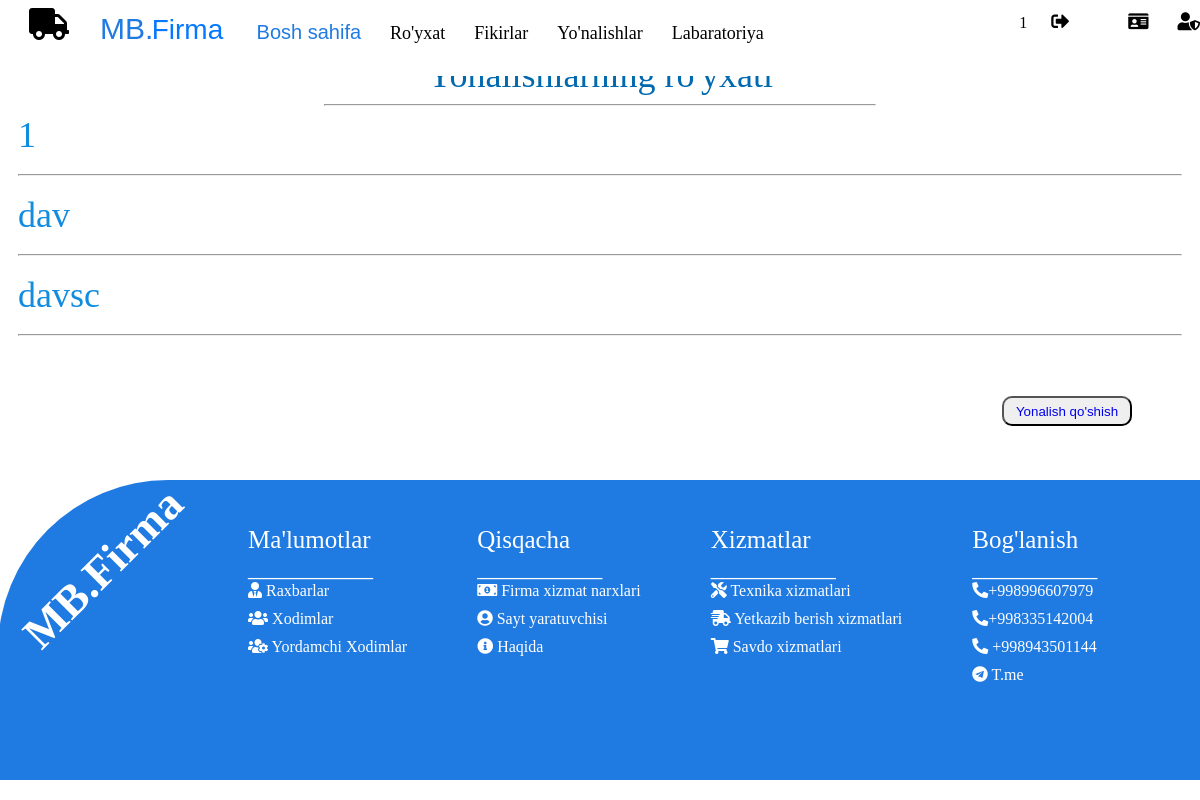
The app's page /yonalish/ (signed in) with its own data.
### driver/models.py (models this page shows, shortened)
class User(AbstractUser):
    is_organisor = models.BooleanField(default=True)
    is_agent = models.BooleanField(default=False)
    is_editor = models.BooleanField(default=False)

class Yonalish(models.Model):
    user = models.OneToOneField(User,on_delete=models.CASCADE)
    organisation = models.ForeignKey(UserProfile,on_delete=models.CASCADE)

### yonalish/views.py (the view)
# urls.py: path('', YonalishListView.as_view(), name = 'yonalish-list'),
class YonalishListView(OrganiserAndLoginRequiredMixin, generic.ListView):
    template_name = 'yonalish/list.html'
    def get_queryset(self):
        organisation = self.request.user.userprofile
        return Yonalish.objects.filter( organisation = organisation)

### yonalish/mixins.py (called while the page is built)
    def dispatch(self, request, *args, **kwargs):
        if not request.user.is_authenticated or not request.user.is_organisor:
            return redirect("login")
        return super().dispatch(request, *args, **kwargs)

### yonalish/templates/yonalish/list.html
{% extends 'base.html' %} {% block content %}
</head>
<div class="mijoz-1">Yonalishlarning ro'yxati</div>
<hr class="hr12">
<body>
    {% for yonalish in object_list %}
    <div class='mijoz-12'>
        <a href="{{ yonalish.pk }}/">
            {{ yonalish.user.username }}
        </a>
        <hr>
    </div>
    {%endfor%}
<br><br><br><br>
    <button class="det-btn1" style="margin-top: -30px; float: right;"><a href="{% url 'yonalish:Yonalish-yaratish' %}">Yonalish qo'shish</a></button>
<br><br><br>
</body>
{% endblock content %}

### templates/base.html (shortened to what this page needs)
<HTML>
<head>
{% load static %}
<link href="https://cdnjs.cloudflare.com/ajax/libs/font-awesome/5.15.1/css/all.min.css" rel="stylesheet">
<link rel="stylesheet" href="{% static 'navbar.css' %}">
<link rel="stylesheet" href="{%static 'post.css'%}">
<link rel="stylesheet" href="{% static 'footer.css' %}">
</head>
<body>
<header>
    <section id="header">
        <header>
            <div class="container" >
                <i class="fas fa-truck fa-2x "></i>
                <ul>
                    <li>
                        <span class="name">
                            MB. <span class="name1">Firma</span>
                        </span>
                    </li>
                    <a href="{% url 'driver:Home' %}"> <li class="name" style="margin-left: -20px; font-size: 20px;"> Bosh sahifa</li></a>
                    <a href="{% url 'driver:Ro\'yxat' %}"><li>Ro'yxat</li></a>
                    <a href="{% url 'driver:Fikirlar' %}"><li>Fikirlar</li></a>
                    {% if request.user.is_organisor %}
                    <a href="{% url 'yonalish:yonalish-list' %}"><li>Yo'nalishlar</li></a>
                    {% endif %}
                    <a href="{% url 'driver:Labaratoriya' %}"><li>Labaratoriya</li></a>
                    <span class="n-rigth">
                        <div class="logn">
                            {% if request.user.is_authenticated %}
                            {{ request.user.username }}
                            <a href="{% url 'logout' %}"><li><i class="fas fa-sign-out-alt "></i></li></a>
                            {% else %}
                            <a href="{% url 'login' %}"><li><i class="fas fa-sign-in-alt "></i></li></a>
                            {% endif %}
                        </div>
                        <div class="admin">
                            {% if request.user.is_organisor %}
                            <a href="{% url 'driver:Yaratish' %}"><li><i class="fas fa-id-card "></i></li></a>
                            {% endif %}
                            <a href="/admin"><li><i class="fas fa-user-shield "></i></li></a>
                        </div>
                    </span>
                </ul>
            </div>
        </header>
        </section>
        <br>
        <br>
</header>
{% block content %}
{% endblock content %}
<footer id="footer">
    <div class="container">
        <div class="background">
            <div class="footer-name">MB.Firma</div>
            <div class="gurux">
                    <ul>
                        <div class="bolma"> Ma'lumotlar
                        <br >__________
                        <li><a href="#"><i class="fas fa-user-tie"></i> Raxbarlar </a></li>
                        <li><a href="#"><i class="fas fa-users"></i> Xodimlar </a></li>
                        <li><a href="#"><i class="fas fa-users-cog"></i> Yordamchi Xodimlar </a></li>
                        </div>
                    </ul>
                    <ul>
                        <div class="bolma">Qisqacha
                        <br >__________
                        <li><a href="#"><i class="fas fa-money-bill-alt"></i> Firma xizmat narxlari</a></li>
                        <li><a href="#"><i class="fas fa-user-circle"></i> Sayt yaratuvchisi</a></li>
                        <li><a href="{% url 'driver:Haqida' %}"><i class="fas fa-info-circle"></i> Haqida</a></li>
                        <li></li>
                        </div>
                    </ul>
                    <ul>
                        <div class="bolma">Xizmatlar
                        <br >__________
                        <li><a href="#"><i class="fas fa-tools"></i> Texnika xizmatlari</a></li>
                        <li><a href="#"><i class="fas fa-shipping-fast"></i> Yetkazib berish xizmatlari</a></li>
                        <li><a href="#"><i class="fas fa-shopping-cart"></i> Savdo xizmatlari</a></li>
                        </div>
                    </ul>
                    <ul>
                        <div class="bolma">Bog'lanish
                        <br >__________
                        <li><i class="fas fa-phone-alt"></i>+998996607979</li>
                        <li><i class="fas fa-phone-alt"></i>+998335142004</li>
                        <li><i class="fas fa-phone-alt"></i> +998943501144</li>
                        <li><a href="https://t.me/Dilshod_Narzullayev_Almurod_ogli"><i class="fab fa-telegram"></i> T.me</a></li>
                        </div>
                    </ul>
            </div>
        </div>
</footer>
</body>
</HTML>

### static/navbar.css (style rules this page uses)
#header a { color: black; text-decoration: none; margin: 5px; }
#header { list-style-type: none; overflow: hidden; float: left; width: 100%; height: 10%; margin: 3px; margin-left: -40px; margin-top: -22px; padding-left: 50px; position: fixed; display: block; background-color: white; }
#header i.fas.fa-truck { width: 50px; height: 50px; margin: 1px; margin-top: 12px; margin-right: 6px; }
#header .name { color: #1f7ae2; font-family: 'Poppins', sans-serif; text-align: center; text-decoration: none; font-weight: 500; font-size: 30px; margin-left: -40px; }
#header .name1 { color: #0479ff; font-family: 'Poppins', sans-serif; text-align: center; text-decoration: none; font-weight: 400; font-size: 28px; margin-left: -10px; margin-right: 40px; }
#header li { display: inline; margin-left: 15px; }
.n-rigth { display: block; float: right; overflow: hidden; }
.logn { display: inline; margin-right: 30px; }
.admin { display: inline; }
#header .container { display: inline-flex; width: 100%; }
#header ul { width: 90%; }
#header li { font-size: 18px; }

### static/post.css (style rules this page uses)
body { padding: 10px; }
.det-btn1 a { text-decoration: none; }
.det-btn1 { border-radius: 10px; margin-top: 40px; width: 130px; height: 30px; margin-right: 50px; }
.mijoz-1 { font-size: 36px; text-align: center; color: #0069af; }
.mijoz-12 a { color: #118cdf; text-decoration: none; }
hr.hr12 { width: 550px; }
.mijoz-12 { font-size: 36px; text-align: left; color: #118cdf; }

### static/footer.css (style rules this page uses)
.background { background-color: #1f7ae2; margin: 0 -18px -22px -20px; height: 300px; border-radius: 170px 0 0 0; display: flex; }
.footer-name { color: #ffffff; transform: rotate(-45deg); width: 5%; font-weight: 800; font-size: 45px; margin: 90px 0 0 80px; }
.gurux { margin: 40px; display: flex; }
.bolma { color: #ffffff; margin: -10px 0 0px 30px; font-size: 25px; }
footer li { color: #ffffff; font-size: 16px; list-style: none; display: block; padding-bottom: 10px; align-items: left; }
footer a { text-decoration: none; color: #ffffff; }
footer i.fas, i.fab { color: #ffffff; }

### records on screen
User: user.username "1"
Yonalish: user.username "1"
Yonalish: user.username "dav"
Yonalish: user.username "davsc"
